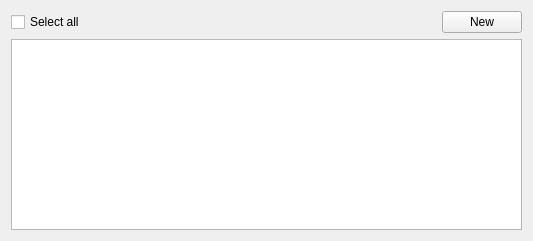
<?xml version="1.0" encoding="UTF-8"?>
<ui version="4.0">
 <class>widget_projects_tab</class>
 <widget class="QWidget" name="widget_projects_tab">
  <property name="geometry">
   <rect>
    <x>0</x>
    <y>0</y>
    <width>533</width>
    <height>241</height>
   </rect>
  </property>
  <property name="windowTitle">
   <string>widget_projects_tab</string>
  </property>
  <layout class="QVBoxLayout" name="verticalLayout">
   <item>
    <layout class="QHBoxLayout" name="horizontalLayout">
     <item>
      <widget class="QCheckBox" name="select_all_checkbox">
       <property name="maximumSize">
        <size>
         <width>16777200</width>
         <height>16777215</height>
        </size>
       </property>
       <property name="text">
        <string>Select all</string>
       </property>
      </widget>
     </item>
     <item>
      <spacer name="horizontalSpacer_3">
       <property name="orientation">
        <enum>Qt::Horizontal</enum>
       </property>
       <property name="sizeType">
        <enum>QSizePolicy::MinimumExpanding</enum>
       </property>
       <property name="sizeHint" stdset="0">
        <size>
         <width>40</width>
         <height>20</height>
        </size>
       </property>
      </spacer>
     </item>
     <item>
      <widget class="QPushButton" name="push_btn_new_project">
       <property name="text">
        <string>New</string>
       </property>
      </widget>
     </item>
    </layout>
   </item>
   <item>
    <widget class="QListWidget" name="projects_list_widget">
     <property name="sizeAdjustPolicy">
      <enum>QAbstractScrollArea::AdjustToContents</enum>
     </property>
    </widget>
   </item>
  </layout>
 </widget>
 <resources/>
 <connections/>
</ui>
